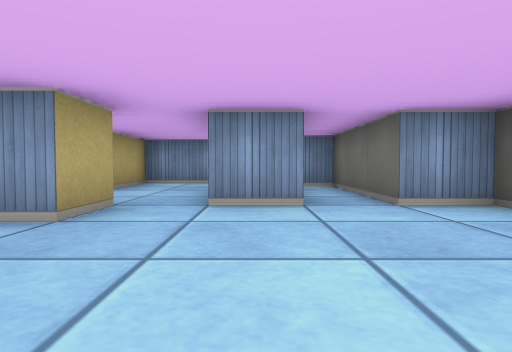
View 1 (above)

16 first-person views from a walk through a cub3D level. The camera is about half as high as the walls, tilts 2° down and sees 75° across. The floor is counted in squares. Each view is taken from the middle of a square. On the plan, view 1 faces up. The plan holds only what a view shows up to about 9 squares ahead; the rest is blank. The place goes on beyond the plan.

View 2
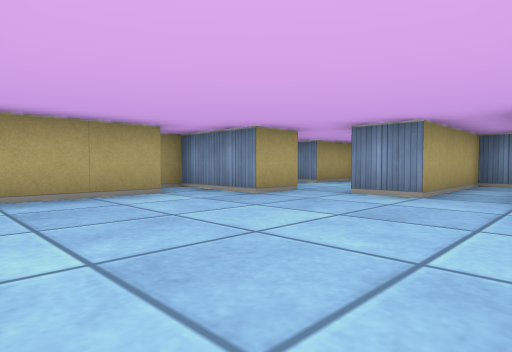

View 3
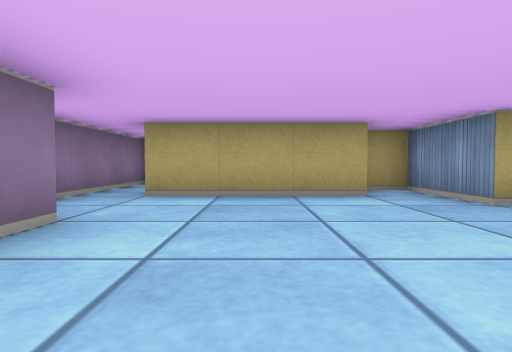

View 4
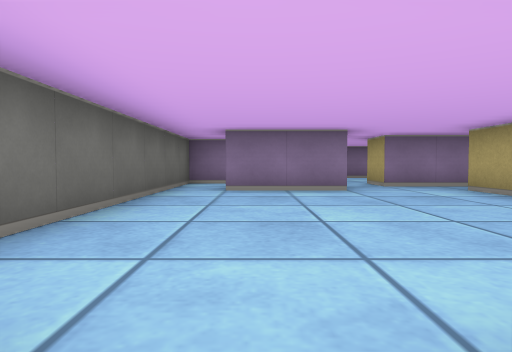

View 5
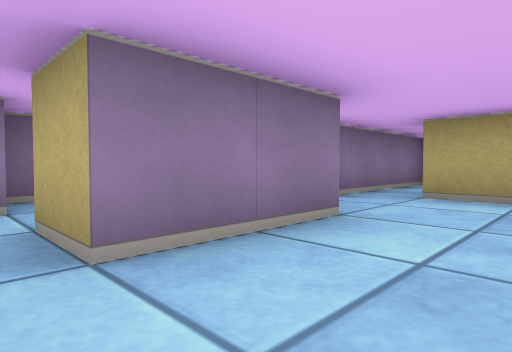

View 6
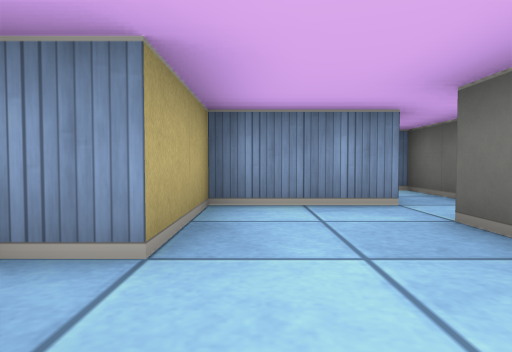

View 7
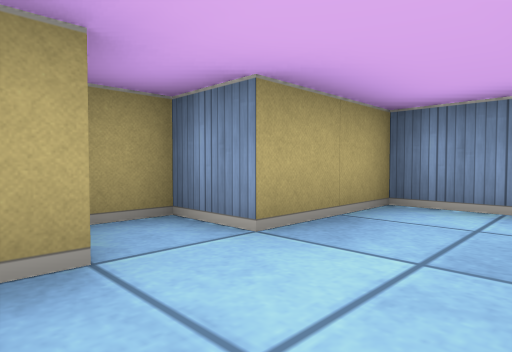

View 8
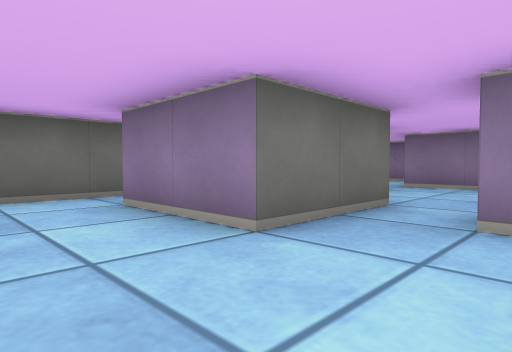

View 9
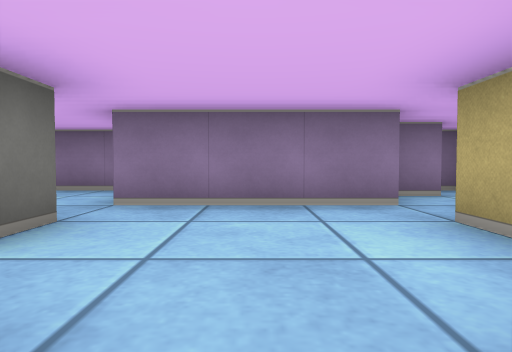

View 10
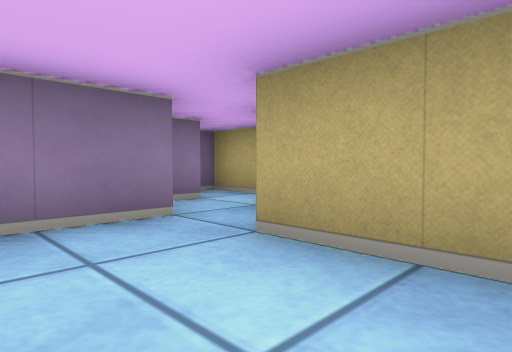

View 11
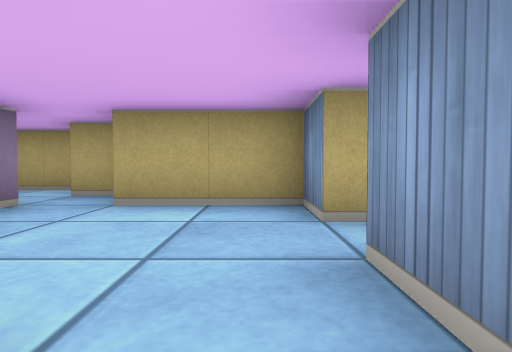

View 12
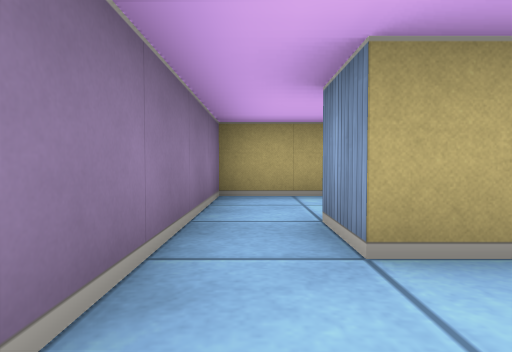

View 13
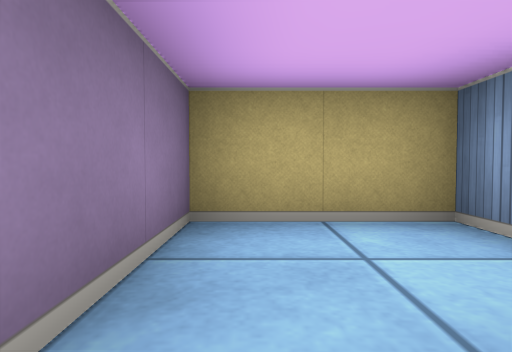

View 14
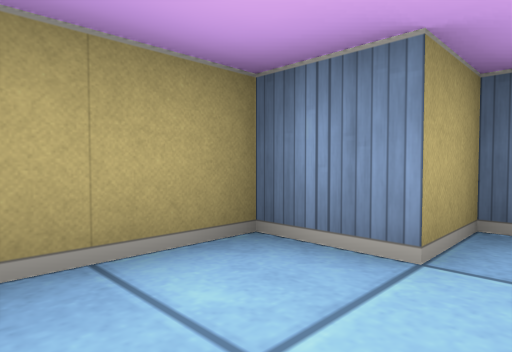

View 15
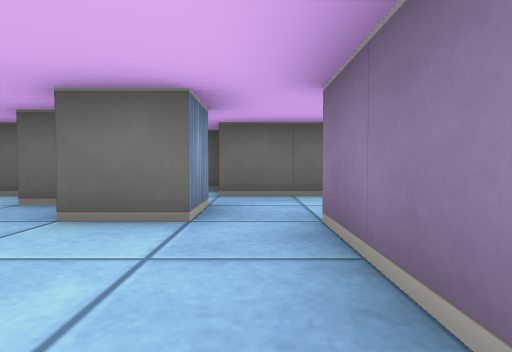

View 16
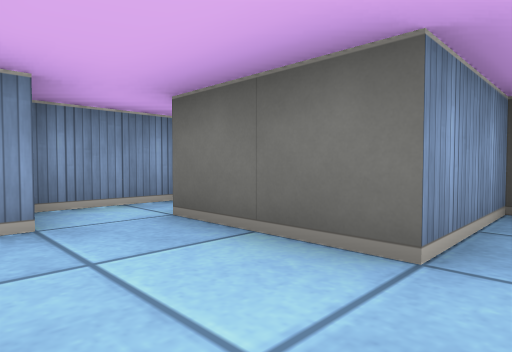

### Floor plan
Ten units are one square. View 1 is at (0, 0); x grows to the right and y downward. Boxes are objects, and circles mark ways between rooms. Rooms are numbered by the first view taken in them; rooms with no view inside come last. Other rooms are left out.
<svg viewBox="-60 -100 111 190">
<path fill="none" stroke="#000" d="M-15 -25 -35 -25 -35 -18M-25 -16 -25 15 -35 15M-5 35 -5 15 15 15 15 25M15 40 15 35 25 35 25 -35 15 -35 15 -65 5 -65 5 -35 -5 -35M-35 25 -15 25 -15 35M-5 -59 -5 -65M-4 -75 -25 -75 -25 -55 -35 -55 -35 -48M-25 -46 -25 -41M-15 -35 -15 -25M5 -81 5 -95M-26 65 5 65M-35 59 -35 65M-15 35 -25 35 -25 55M16 55 5 55 5 45M4 35 -5 35M-36 75 -29 75M-45 70 -45 85 -40 85M25 75 25 55M31 45 16 45M-45 -6 -45 5 -55 5 -55 25 -35 25M46 75 25 75M12 85 24 85"/>
<circle cx="-10" cy="-30" r="3" fill="#2a7"/>
<circle cx="-10" cy="30" r="3" fill="#2a7"/>
<circle cx="10" cy="40" r="3" fill="#2a7"/>
<circle cx="-30" cy="20" r="3" fill="#2a7"/>
<circle cx="15" cy="70" r="3" fill="#2a7"/>
<text x="0" y="0">1</text>
<text x="-10" y="-60">2</text>
<text x="-10" y="60">3</text>
<text x="-40" y="10">4</text>
<text x="30" y="80">5</text>
</svg>
Room 1 opens to room 2. Room 1 opens to room 3. Room 1 opens to room 4. Room 3 opens to room 5.

Where each view was taken, in squares from view 1:
view 1: 0 up, 0 right, facing up
view 2: 1 down, 2 right, facing up-left
view 3: 0 up, 2 right, facing left
view 4: 4 up, 1 right, facing down
view 5: 0 up, 2 right, facing down-left
view 6: 4 up, 2 left, facing up
view 7: 4 up, 1 left, facing up-left
view 8: 0 up, 2 left, facing down-right
view 9: 3 down, 1 left, facing down
view 10: 4 down, 1 left, facing down-left
view 11: 4 down, 1 right, facing left
view 12: 2 down, 1 left, facing left
view 13: 2 down, 3 left, facing left
view 14: 2 down, 4 left, facing up-left
view 15: 6 down, 2 left, facing right
view 16: 8 down, 1 right, facing up-right
